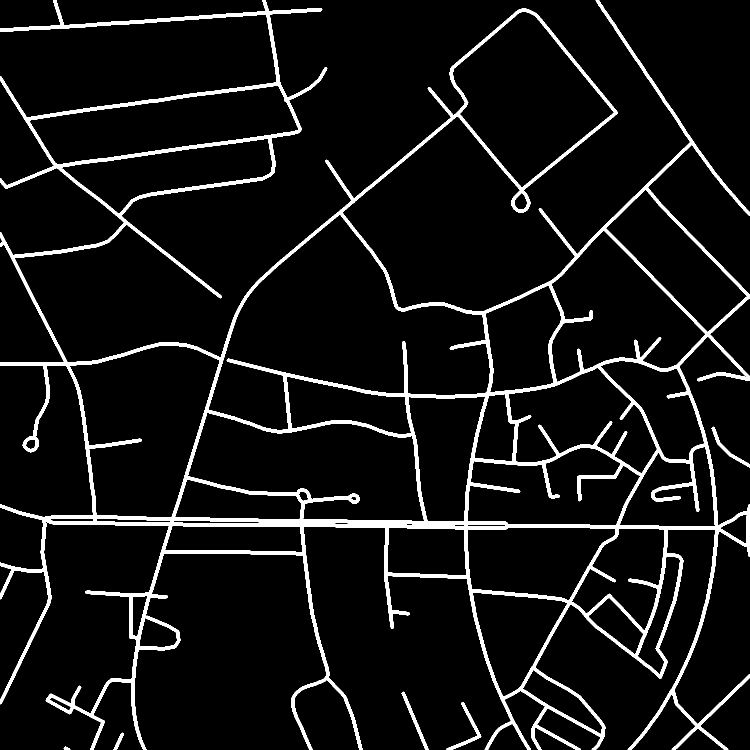
#> input picture test_labels/11278840_15.tif, 1500 x 1500 px, given as the content of the folder test, which was not available (shown at 1/2 size)
$ python DigitalImageEdgeDetection.py
#> lines starting #> are read from the running program, lines starting #| are printed output that depends on the picture; after the words box and inside, x2 and y2 are one past the last pixel; in counts of white or black regions, pixels touching at a corner belong together; long printed decimals are rounded; pictures that were not available may be replaced by others from this repository, and a replacement may not be noted
import cv2
import numpy as np

# For recording time
import time

# For calculating PSNR
from math import log10, sqrt

# Used for SSIM
from skimage import metrics

import os
import random

# IF STUCK ON PICTURES/RESULTS, PRESS ANY KEY TO CONTINUE THE CODE

# Determines the range of gray RGB values
MinGray = (255,255,255)
MaxGray = (105,105,105)

# Picks random image from test folder
random_img = random.choice(os.listdir('test'))
print(random_img)

random_road = cv2.imread(os.path.join('test', random_img))
#> random_road is the input picture: shape (1500, 1500, 3); 7.4% white; 6 white regions, box (x1, y1, x2, y2) and area: (0, 0, 1500, 1500) 164027, (892, 1404, 963, 1500) 915, (803, 1383, 858, 1500) 809, (1423, 853, 1500, 935) 718, (227, 1465, 248, 1500) 235, (127, 1493, 141, 1500) 62
cv2.imshow(str(random_img), random_road)

# Finds the expected roads for the random picture to compare
correct_road = cv2.imread(os.path.join('test_labels', (random_img.replace('tiff', 'tif'))))
cv2.imshow(str(random_img.replace('tiff', 'tif')), correct_road)

img = cv2.imread(os.path.join('test', random_img))
cv2.waitKey(1)

# Convert to grayscale
img_gray = cv2.cvtColor(img, cv2.COLOR_BGR2GRAY)

# Blur the image for better edge detection
img_blur = cv2.GaussianBlur(img, (3,3), 0)

# Creates mask to only keep pixels that are in this range
gray_mask = cv2.inRange(img, MaxGray, MinGray)

# Uses mask to keep pixels that are in this range to the image
result = cv2.bitwise_and(img_blur, img_blur, mask=gray_mask)
cv2.imshow("RESULT", result)

# Erodes the image
result_erosion = cv2.erode(gray_mask, (5,5), iterations=3)
#> result_erosion: shape (1500, 1500); 5.2% white; 6 white regions, box (x1, y1, x2, y2) and area: (0, 0, 1500, 1500) 115519, (804, 1386, 856, 1500) 647, (895, 1407, 962, 1500) 609, (1424, 856, 1500, 935) 488, (228, 1468, 247, 1500) 174, (128, 1496, 138, 1500) 24
cv2.imshow("EROSION", result_erosion)

# Dilates the image
open = cv2.dilate(result_erosion, (5,5), iterations=3)
#> open: shape (1500, 1500); 7.4% white; 6 white regions, box (x1, y1, x2, y2) and area: (0, 0, 1500, 1500) 163755, (895, 1407, 962, 1500) 869, (804, 1386, 856, 1500) 786, (1424, 856, 1500, 938) 716, (228, 1468, 247, 1500) 212, (128, 1496, 138, 1500) 26
cv2.imshow('DILATION', open)

# Erodes the image
erode2 = cv2.erode(open, (5,5), iterations=3)
#> erode2: shape (1500, 1500); 5.2% white; 6 white regions (1 under 20 px), largest, box (x1, y1, x2, y2) and area: (0, 0, 1500, 1500) 115365, (804, 1389, 855, 1500) 630, (902, 1410, 962, 1500) 579, (1424, 859, 1500, 938) 488, (230, 1471, 247, 1500) 157
cv2.imshow('ERODE2', erode2)

# Adds a median filter to the image
median = cv2.medianBlur(erode2, 3)
#> median: shape (1500, 1500); 5.2% white; 5 white regions, box (x1, y1, x2, y2) and area: (0, 0, 1500, 1500) 115485, (804, 1390, 855, 1500) 627, (903, 1411, 962, 1500) 576, (1424, 860, 1500, 938) 485, (230, 1472, 247, 1500) 154
cv2.imshow('MEDIAN', median)

cv2.waitKey(0)

# Hough Transform
def Hough(blackbg):
    minLineLength = 100
    maxLineGap = 5
    lines = cv2.HoughLinesP(erode2,1, np.pi/180,100, minLineLength, maxLineGap)

    for line in lines:
        for x1,y1,x2,y2 in line:
            cv2.line(blackbg,(x1,y1),(x2,y2),(0,0,255),2)

    cv2.imshow('LINES', blackbg)
    cv2.waitKey(1)

    cv2.imwrite("output.jpg", blackbg)
    cv2.waitKey(1)

    output = cv2.imread('output.jpg')
    return output

#Prewitt
def Prewitt():
    Prewitt_time = time.time()

    prewittbg = cv2.imread("PrewittBlack.png")

    prewittx = np.array([[1,1,1],[0,0,0],[-1,-1,-1]])
    prewitty = np.array([[-1,0,1],[-1,0,1],[-1,0,1]])
    img_prewittx = cv2.filter2D(median, -1, prewittx)
    img_prewittxy = cv2.filter2D(img_prewittx, -1, prewitty)

    cv2.imshow('Prewitt', img_prewittxy)
    cv2.waitKey(1)

    contours, hierarchy = cv2.findContours(img_prewittxy,
                                           cv2.RETR_EXTERNAL, cv2.CHAIN_APPROX_NONE)
    cv2.drawContours(prewittbg, contours, -1, (0, 255, 0), 1)
    cv2.imshow('Contours', prewittbg)
    cv2.waitKey(1)

    hough = Hough(prewittbg)
    print("PREWITT:")
    PSNR(hough)
    SSIM(hough)

    print("Time: %s" % (time.time() - Prewitt_time))

    cv2.imwrite("PrewittOutput.png", prewittbg)
    cv2.waitKey(0)
    cv2.destroyAllWindows()


# Canny Edge Detection
def CannyEdge():
    Canny_time = time.time()
    cannybg = cv2.imread('CannyBlack.png')
    edges = cv2.Canny(image=median, threshold1=100, threshold2=200)

    contours, hierarchy = cv2.findContours(edges,
                                           cv2.RETR_EXTERNAL, cv2.CHAIN_APPROX_NONE)
    cv2.drawContours(cannybg, contours, -1, (0, 255, 0), 1)
    cv2.imshow('Contours', cannybg)
    cv2.waitKey(1)

    cv2.imshow('Canny Edge Detection', edges)
    cv2.waitKey(1)
    hough = Hough(cannybg)
    print("CANNY EDGE:")
    PSNR(hough)
    SSIM(hough)

    print("Time: %s" % (time.time() - Canny_time))

    cv2.imwrite("CannyOutput.png", cannybg)
    cv2.waitKey(0)
    cv2.destroyAllWindows()


#Sobel Edge Detection
def Sobel():

    Sobel_time = time.time()

    sobelbg = cv2.imread('SobelBlack.png')
    MySobelX = np.array ([[-1,-2,-1], [0,0,0], [1,2,1]])
    MySobelY = np.array ([[-1,0,1], [-2,0,2], [-1,0,1]])

    myx = cv2.filter2D(median, -1, MySobelX)
    myxy = cv2.filter2D(myx, -1, MySobelY)

    cv2.imshow('Sobel with Gaussian', myxy)
    cv2.waitKey(1)

    contours, hierarchy = cv2.findContours(myxy,
                                           cv2.RETR_EXTERNAL, cv2.CHAIN_APPROX_NONE)
    cv2.drawContours(sobelbg, contours, -1, (255, 255, 255), 1)
    cv2.imshow('Contours', sobelbg)
    cv2.waitKey(1)

    hough = Hough(sobelbg)
    print("SOBEL:")
    PSNR(hough)
    SSIM(hough)

    print("Time: %s" % (time.time() - Sobel_time))

    cv2.imwrite("SobelOutput.png", sobelbg)
    cv2.waitKey(0)
    cv2.destroyAllWindows()


#ROBERTS CROSS
def Robert():
    Robert_time = time.time()

    robertbg = cv2.imread("RobertBlack.png")

    RobertX = np.array([[1,0], [0,-1]])
    RobertY = np.array([[0,1], [-1,0]])

    RobCrossX = cv2.filter2D(median, -1, RobertX)
    RobCrossXY = cv2.filter2D(RobCrossX, -1, RobertY)

    cv2.imshow('Robert Cross with Gaussian', RobCrossXY)
    cv2.waitKey(1)

    contours, hierarchy = cv2.findContours(RobCrossXY,
                                           cv2.RETR_EXTERNAL, cv2.CHAIN_APPROX_NONE)
    cv2.drawContours(robertbg, contours, -1, (255, 255, 255), 1)
    cv2.imshow('Contours', robertbg)
    cv2.waitKey(1)

    hough = Hough(robertbg)
    print("ROBERTS CROSS:")
    PSNR(hough)
    SSIM(hough)

    print("Time: %s" % (time.time() - Robert_time))

    cv2.imwrite("RobertOutput.png", robertbg)
    cv2.waitKey(0)
    cv2.destroyAllWindows()


def Laplacian():
    Laplacian_time = time.time()

    laplacianbg = cv2.imread("LaplacianBlack.png")

    LaplacianHeavy = np.array([[-1, -1, -1], [-1, 8, -1], [-1, -1, -1]])

    LH = cv2.filter2D(median, -1, LaplacianHeavy)

    cv2.imshow('Laplacian Heavy', LH)
    cv2.waitKey(1)

    contours, hierarchy = cv2.findContours(LH,
                                           cv2.RETR_EXTERNAL, cv2.CHAIN_APPROX_NONE)
    cv2.drawContours(laplacianbg, contours, -1, (255, 255, 255), 1)
    cv2.imshow('Contours', laplacianbg)
    cv2.waitKey(1)

    hough = Hough(laplacianbg)
    print("LAPLACIAN:")
    PSNR(hough)
    SSIM(hough)

    print("Time: %s" % (time.time() - Laplacian_time))

    cv2.imwrite("LaplacianOutput.png", laplacianbg)

    cv2.waitKey(0)
    cv2.destroyAllWindows()


# PSNR
def PSNR(output):
    mse = np.mean((correct_road - output) ** 2)
    if(mse == 0):
        mse = 100
    max_pixel = 255.0
    psnr = 20 * log10(max_pixel / sqrt(mse))

    print("MSE IS "  + str(mse))
    print("PSNR IS " + str(psnr))

# SSIM
def SSIM(output):
    correct_grayscale = cv2.cvtColor(correct_road, cv2.COLOR_BGR2GRAY)
    output_grayscale = cv2.cvtColor(output, cv2.COLOR_BGR2GRAY)
    ssim_score = metrics.structural_similarity(correct_grayscale, output_grayscale, full=True)
    print("SSIM IS " + str(round(ssim_score[0], 2)))


CannyEdge()
#> in CannyEdge, `edges = cv2.Canny(image=median, threshold1=100, threshold2=200)`: edges: shape (1500, 1500); 2.3% white in thin lines or dots
#> in CannyEdge, `contours, hierarchy = cv2.findContours(edges, cv2.RETR_EXTERNAL, cv2.C..`: contours = 73 contours, 13 with area under 20; largest, box (x1, y1, x2, y2) and area: (416, 432, 980, 866) 125631, (138, 693, 439, 1040) 72110, (375, 828, 848, 1048) 68578, (905, 25, 1228, 381) 63708, (1102, 464, 1411, 769) 53112
#> in CannyEdge, `cv2.drawContours(cannybg, contours, -1, (0, 255, 0), 1)`:
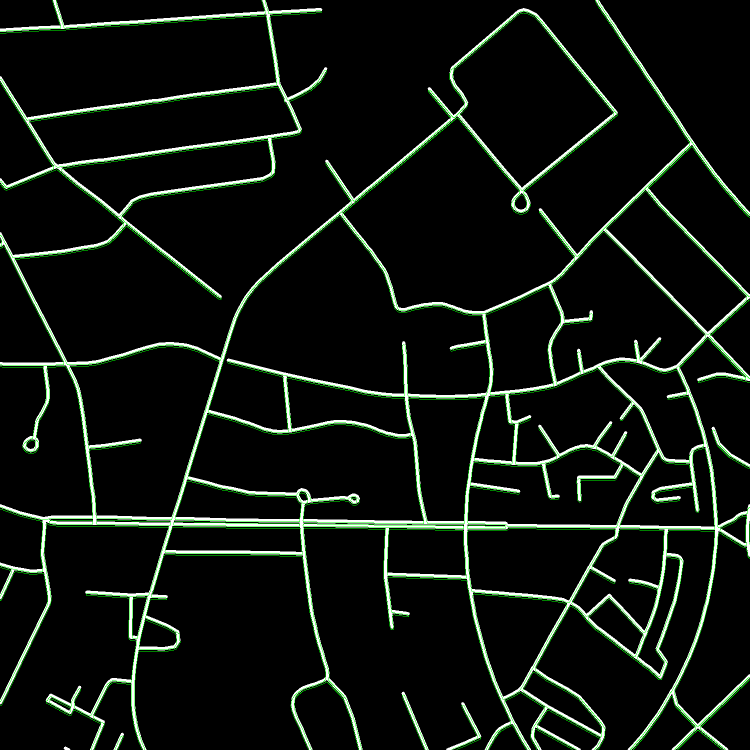
#> cannybg: shape (1500, 1500, 3) (shown at 1/2 size); 2.17% of pixels changed, all inside (x1, y1, x2, y2) = (0, 0, 1500, 1500)
#> in Hough, `lines = cv2.HoughLinesP(erode2,1, np.pi/180,100, minLineLength, maxLin..`: lines = 1176 rows, first 6: [102, 1037, 912, 1051], [548, 1044, 1014, 1052], [1011, 1055, 1400, 1061], [347, 1041, 476, 621], [346, 1041, 472, 629], [283, 1244, 344, 1043]
#> the loop in Hough, `for line in lines:` made 1176 passes
#> in PSNR, `mse = np.mean((correct_road - output) ** 2)`: mse = 7.21
#> in PSNR, `psnr = 20 * log10(max_pixel / sqrt(mse))`: psnr = 39.55
#| MSE IS 7.209
#| PSNR IS 39.552
#| SSIM IS 0.9
Sobel()
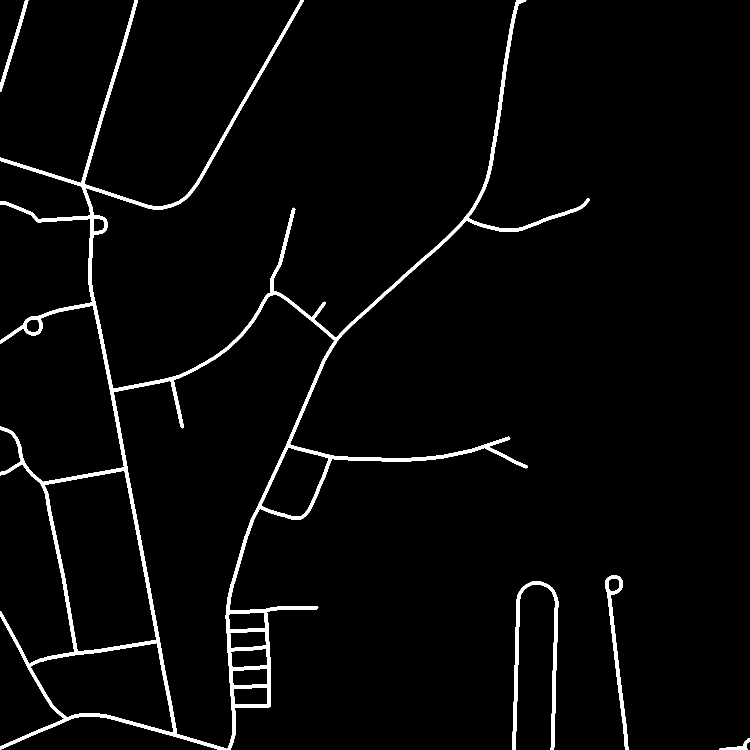
#> input picture test_labels/11728825_15.tif, 1500 x 1500 px, given in place of SobelBlack.png, which was not available (shown at 1/2 size)
#> in Sobel, sobelbg is the input picture: shape (1500, 1500, 3); 3.1% white; 5 white regions, box (x1, y1, x2, y2) and area: (0, 0, 1180, 1500) 59186, (1024, 1162, 1117, 1500) 4935, (1210, 1151, 1257, 1500) 2852, (0, 0, 57, 184) 1253, (1438, 1476, 1500, 1500) 436
#> in Sobel, `myx = cv2.filter2D(median, -1, MySobelX)`: myx: shape (1500, 1500); 2.4% white in thin lines or dots
#> in Sobel, `myxy = cv2.filter2D(myx, -1, MySobelY)`: myxy: shape (1500, 1500); 1.8% white in thin lines or dots
#> in Sobel, `contours, hierarchy = cv2.findContours(myxy, cv2.RETR_EXTERNAL, cv2.CH..`: contours = 1467 contours, 1336 with area under 20; largest, box (x1, y1, x2, y2) and area: (1196, 5, 1499, 432) 1028, (440, 405, 702, 719) 778, (1155, 289, 1379, 513) 662, (1294, 379, 1498, 596) 620, (1210, 461, 1414, 671) 613
#> in Sobel, `cv2.drawContours(sobelbg, contours, -1, (255, 255, 255), 1)`:
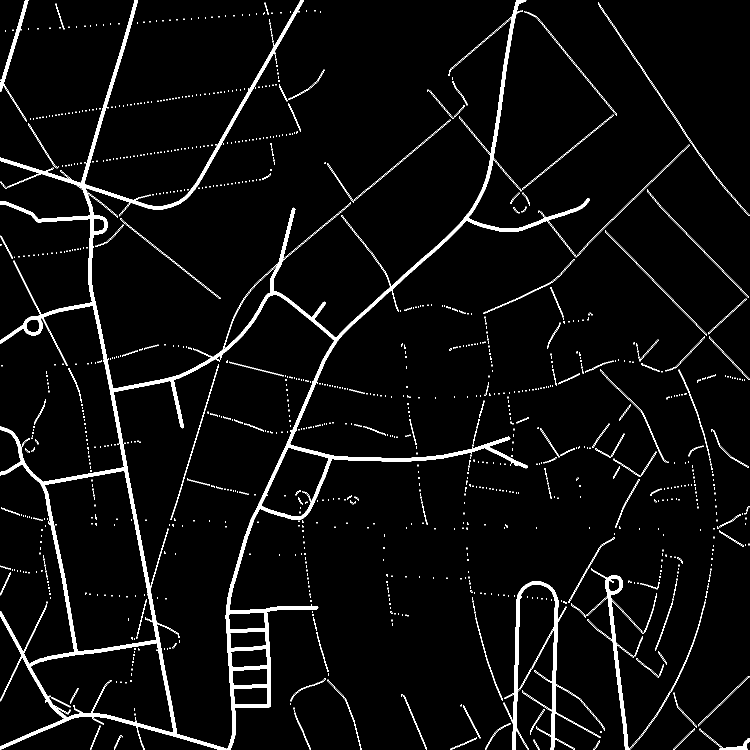
#> sobelbg: shape (1500, 1500, 3) (shown at 1/2 size); 4.3% white; 1391 white regions (1272 under 20 px), largest, box (x1, y1, x2, y2) and area: (0, 0, 1180, 1500) 62742, (1007, 1162, 1210, 1500) 6200, (1173, 1136, 1287, 1500) 3334
#> the loop in Hough (call 2), `for line in lines:` made 1176 passes
#> after the loop in Hough (call 2), `for line in lines:`:
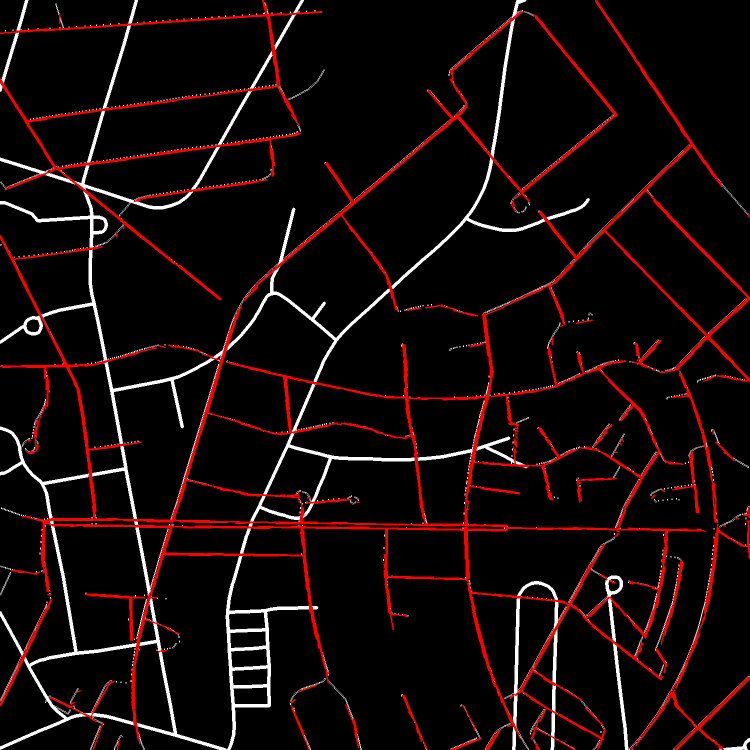
#> blackbg: shape (1500, 1500, 3) (shown at 1/2 size); mean B, G, R 9, 9, 22.4
#| MSE IS 6.088
#| PSNR IS 40.286
#| SSIM IS 0.77
Prewitt()
#> in Prewitt, `img_prewittx = cv2.filter2D(median, -1, prewittx)`: img_prewittx: shape (1500, 1500); 2.4% white in thin lines or dots
#> in Prewitt, `img_prewittxy = cv2.filter2D(img_prewittx, -1, prewitty)`: img_prewittxy: shape (1500, 1500); 1.8% white in thin lines or dots
#> in Prewitt, `contours, hierarchy = cv2.findContours(img_prewittxy, cv2.RETR_EXTERNA..`: contours = 1473 contours, 1337 with area under 20; largest, box (x1, y1, x2, y2) and area: (415, 431, 678, 822) 819, (1189, 2, 1379, 288) 661, (683, 234, 913, 430) 615, (1291, 384, 1493, 597) 612, (1208, 465, 1410, 673) 606
#> in Prewitt, `cv2.drawContours(prewittbg, contours, -1, (0, 255, 0), 1)`:
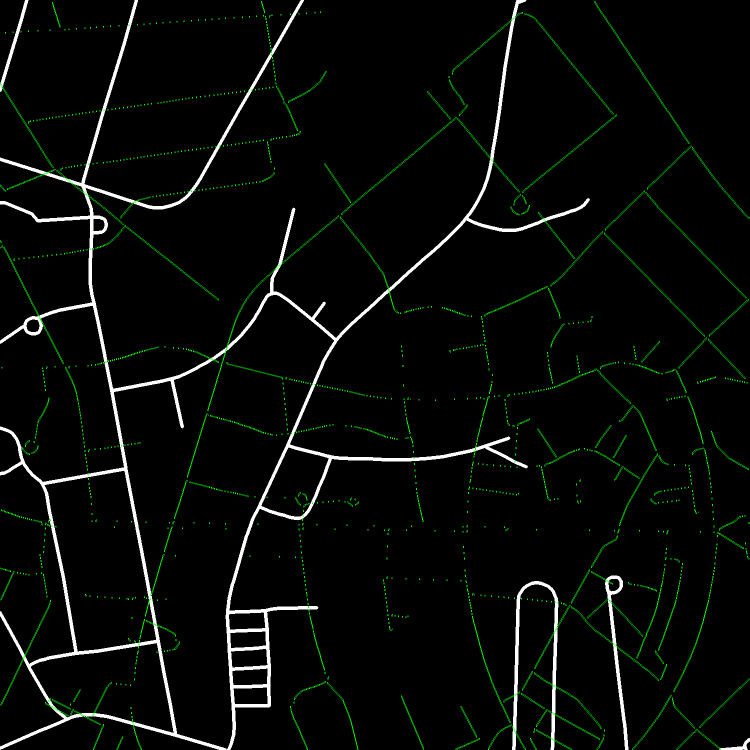
#> prewittbg: shape (1500, 1500, 3) (shown at 1/2 size); 1.32% of pixels changed, all inside (x1, y1, x2, y2) = (1, 2, 1499, 1500)
#> the loop in Hough (call 3), `for line in lines:` made 1176 passes
#> after the loop in Hough (call 3), `for line in lines:`:
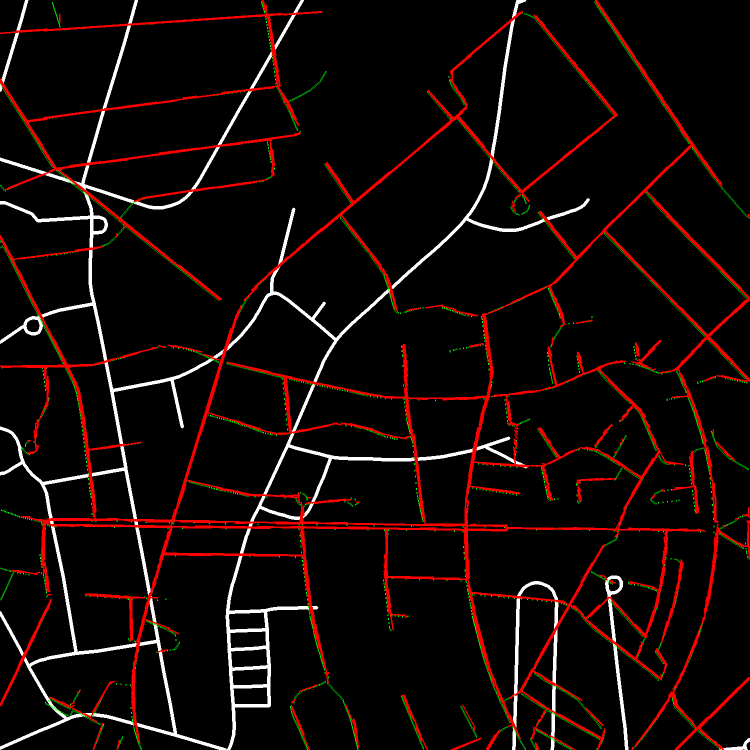
#> blackbg: shape (1500, 1500, 3) (shown at 1/2 size); mean B, G, R 7.4, 9.2, 20.8
#| MSE IS 6.898
#| PSNR IS 39.744
#| SSIM IS 0.75
Robert()
#> in Robert, `RobCrossX = cv2.filter2D(median, -1, RobertX)`: RobCrossX: shape (1500, 1500); 0.96% white in thin lines or dots
#> in Robert, `RobCrossXY = cv2.filter2D(RobCrossX, -1, RobertY)`: RobCrossXY: shape (1500, 1500); 0.65% white in thin lines or dots
#> in Robert, `contours, hierarchy = cv2.findContours(RobCrossXY, cv2.RETR_EXTERNAL, ..`: contours = 4377 contours, all with area under 20
#| MSE IS 6.898
#| PSNR IS 39.744
#| SSIM IS 0.75
Laplacian()
#> in Laplacian, `LH = cv2.filter2D(median, -1, LaplacianHeavy)`:
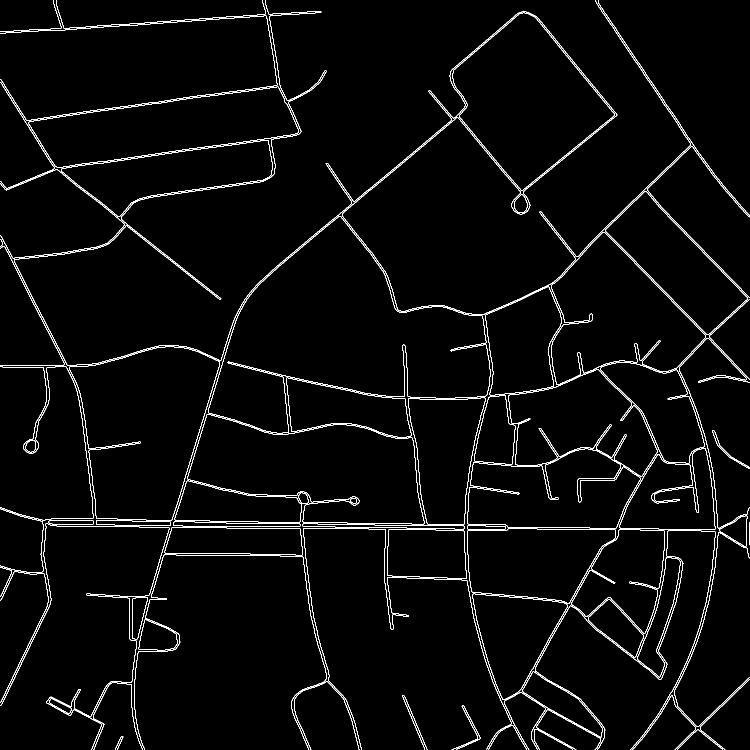
#> LH: shape (1500, 1500) (shown at 1/2 size); 2.7% white in thin lines or dots
#> in Laplacian, `contours, hierarchy = cv2.findContours(LH, cv2.RETR_EXTERNAL, cv2.CHAI..`: contours = 30 contours, 2 with area under 20; largest, box (x1, y1, x2, y2) and area: (0, 0, 1500, 1060) 649158, (934, 1057, 1431, 1500) 105520, (57, 173, 598, 336) 50030, (816, 795, 971, 1049) 27543, (774, 1058, 934, 1158) 14668
#| MSE IS 6.898
#| PSNR IS 39.744
#| SSIM IS 0.75
cv2.destroyAllWindows()

LO = cv2.imread("LaplacianOutput.png")
SO = cv2.imread("SobelOutput.png")
PO = cv2.imread("PrewittOutput.png")
RO = cv2.imread("RobertOutput.png")
CO = cv2.imread("CannyOutput.png")

cv2.imshow("LaplacianOutput", LO)
cv2.imshow("SobelOutput", SO)
cv2.imshow("PrewittOutput", PO)
cv2.imshow("RobertOutput", RO)
cv2.imshow("CannyOutput", CO)
cv2.imshow(str(random_img.replace('tiff', 'tif')), correct_road)
cv2.waitKey(0)
cv2.destroyAllWindows()

# print("--- %s seconds ---" % (time.time() - start_time))
